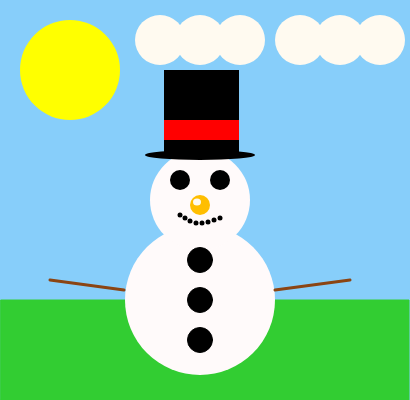
Frame 1 (no input)
Frame 60 (no input): identical to frame 1, image omitted
Frame 120 (the mouse pressed at the canvas centre since frame 60): identical to frame 1, image omitted

The p5.js sketch that drew this single still picture (run headless with seeded random() and noise() and a simulated clock; from frame 60 on, the mouse is pressed at the canvas centre):

// p5.js sketch
// ── sketch.js
/* Desenho de um Boneco de Neve usando o Processing.JS! */

function setup() {
  createCanvas(410, 400); // criando um quadrado da proporção de 410 x 450
}

function draw() {
  background(135, 206, 250); // cor do background

  fill(50, 205, 50); // cor do chão
  strokeWeight(1); // grossura da borda
  stroke(50, 205, 50); // cor da borda do chão
  rect(1, 300, 408, 100); // chão

  fill(255, 250, 250); // cor das bolas
  strokeWeight(0); // grossura da borda das bolas
  stroke(255, 250, 250); // cor da borda as bolas
  ellipse(200, 300, 150, 150); // bola maior
  ellipse(200, 200, 100, 100); // bola média

  fill(255, 255, 0); // cor do sol
  ellipse(70, 70, 100, 100); // sol

  fill(255, 250, 240); // cor da nuvem
  ellipse(160, 40, 50, 50); // nuvem
  ellipse(200, 40, 50, 50); // nuvem2
  ellipse(240, 40, 50, 50); // nuvem3
  ellipse(300, 40, 50, 50); // nuvem4
  ellipse(340, 40, 50, 50); // nuvem5
  ellipse(380, 40, 50, 50); // nuvem6

  fill(0, 0, 0); // cor do chapéu
  stroke(0, 0, 0); // cor da borda do chapéu
  ellipse(200, 155, 110, 10); // chapéu
  rect(164, 70, 75, 85); // parte de cima do chapéu
  fill(255, 0, 0); // cor do laço do chapéu
  rect(164, 120, 75, 20); // laço do chapéu

  fill(0, 0, 0); // cor das bolas menores
  strokeWeight(1); // grossura da borda das bolas menores
  ellipse(200, 260, 25, 25); // bola menor da bola média
  ellipse(200, 300, 25, 25); // segunda bola menor da bola média
  ellipse(200, 340, 25, 25); // terceira bola menor da bola média

  fill(0, 0, 0); // cor dos olhos
  strokeWeight(0); // grossura da borda dos olhos
  ellipse(180, 180, 20, 20); // olho esquerdo
  ellipse(220, 180, 20, 20); // olho direito

  strokeWeight(5); // grossura da boca
  point(180, 215); // ponto1
  point(185, 218); // ponto2
  point(190, 221); // ponto3
  point(196, 223); // ponto4
  point(202, 223); // ponto5
  point(208, 222); // ponto6
  point(214, 220); // ponto7
  point(220, 218); // ponto8

  fill(255, 190, 0); // cor do nariz
  strokeWeight(0); // grossura da borda do nariz
  ellipse(200, 205, 20, 20); // nariz

  fill(255, 250, 240); // cor do brilho do nariz
  ellipse(197, 202, 8, 7); // brilho do nariz

  strokeWeight(3); // grossura dos braços
  stroke(139, 69, 19); // cor dos braços
  line(124, 290, 50, 280); // braço esquerdo
  line(275, 290, 350, 280); // braço direito

}

// ── style.css
html, body {
  margin: 5px;
}

canvas {
  display: block;
}
